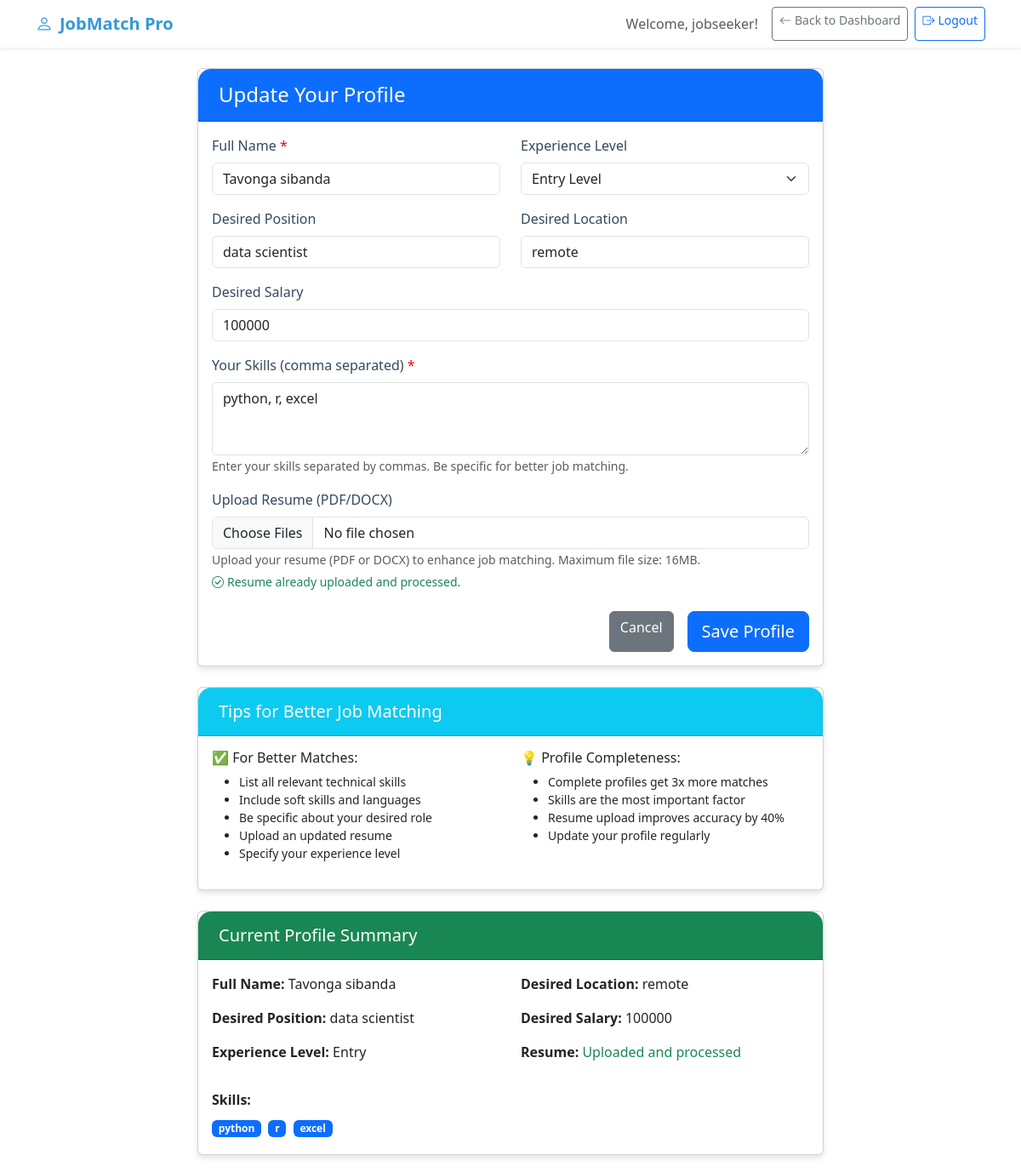
/job-seeker/profile (signed in), run on the app's committed database.
### app.py (models this page shows)
class JobSeekerProfile(db.Model):
    id = db.Column(db.Integer, primary_key=True)
    user_id = db.Column(db.Integer, db.ForeignKey('user.id'), nullable=False)
    full_name = db.Column(db.String(200), nullable=False)
    resume_text = db.Column(db.Text)
    skills = db.Column(db.Text)
    desired_position = db.Column(db.String(200))
    desired_location = db.Column(db.String(100))
    desired_salary = db.Column(db.String(100))
    experience_level = db.Column(db.String(50))
    created_at = db.Column(db.DateTime, default=datetime.utcnow)
    user = db.relationship('User', backref=db.backref('profile', uselist=False))

### app.py (the view, shortened to what this page needs)
@app.route('/job-seeker/profile', methods=['GET', 'POST'])
def job_seeker_profile():
    if 'user_id' not in session or session['user_type'] != 'job_seeker':
        return redirect(url_for('index'))
    profile = JobSeekerProfile.query.filter_by(user_id=session['user_id']).first()
    form = JobSeekerProfileForm()
    if profile:
        form.full_name.data = profile.full_name
        form.skills.data = profile.skills
        form.desired_position.data = profile.desired_position
        form.desired_location.data = profile.desired_location
        form.desired_salary.data = profile.desired_salary
        form.experience_level.data = profile.experience_level
    return render_template('job_seeker_profile.html', form=form, profile=profile)

### app.py
class JobSeekerProfileForm(FlaskForm):
    full_name = StringField('Full Name', validators=[DataRequired()])
    skills = TextAreaField('Your Skills (comma separated)', validators=[DataRequired()])
    desired_position = StringField('Desired Position')
    desired_location = StringField('Desired Location')
    desired_salary = StringField('Desired Salary')
    experience_level = SelectField('Experience Level', choices=[('', 'Select Experience'), ('Entry', 'Entry Level'), ('Mid', 'Mid Level'), ('Senior', 'Senior Level')])
    resume_file = MultipleFileField('Upload Resume (PDF/DOCX)')
    submit = SubmitField('Save Profile')

### templates/job_seeker_profile.html (shortened to what this page needs)
<!DOCTYPE html>
<html lang="en">
<head>
    <link rel="stylesheet" href="{{ url_for('static', filename='css/style.css') }}">
    <link href="https://cdn.jsdelivr.net/npm/bootstrap@5.3.0/dist/css/bootstrap.min.css" rel="stylesheet">
    <link rel="stylesheet" href="https://cdn.jsdelivr.net/npm/bootstrap-icons@1.10.0/font/bootstrap-icons.css">
</head>
<body>
    <nav class="navbar navbar-expand-lg navbar-light bg-white shadow-sm">
        <div class="container">
            <a class="navbar-brand" href="{{ url_for('job_seeker_dashboard') }}">
                <i class="bi bi-person me-2"></i>JobMatch Pro
            </a>
            <div class="navbar-nav ms-auto">
                <span class="navbar-text user-welcome me-3">
                    Welcome, {{ session.user_name }}!
                </span>
                <a href="{{ url_for('job_seeker_dashboard') }}" class="btn btn-outline-secondary btn-sm me-2">
                    <i class="bi bi-arrow-left me-1"></i>Back to Dashboard
                </a>
                <a href="{{ url_for('logout') }}" class="btn btn-outline-primary btn-sm">
                    <i class="bi bi-box-arrow-right me-1"></i>Logout
                </a>
            </div>
        </div>
    </nav>
    <div class="container mt-4">
        <div class="row justify-content-center">
            <div class="col-lg-8">
                <div class="card dashboard-card">
                    <div class="card-header bg-primary text-white">
                        <h2 class="h4 mb-0">
                            {% if profile %}Update{% else %}Complete{% endif %} Your Profile
                        </h2>
                    </div>
                    <div class="card-body">
                        <form method="POST" enctype="multipart/form-data">
                            <div class="row">
                                <div class="col-md-6 mb-3">
                                    {{ form.full_name.label(class="form-label required-field") }}
                                    {{ form.full_name(class="form-control", placeholder="Enter your full name") }}
                                </div>
                                <div class="col-md-6 mb-3">
                                    {{ form.experience_level.label(class="form-label") }}
                                    {{ form.experience_level(class="form-select") }}
                                </div>
                            </div>
                            <div class="row">
                                <div class="col-md-6 mb-3">
                                    {{ form.desired_position.label(class="form-label") }}
                                    {{ form.desired_position(class="form-control", placeholder="e.g., Senior Developer, Project Manager") }}
                                </div>
                                <div class="col-md-6 mb-3">
                                    {{ form.desired_location.label(class="form-label") }}
                                    {{ form.desired_location(class="form-control", placeholder="e.g., New York, NY or Remote") }}
                                </div>
                            </div>
                            <div class="mb-3">
                                {{ form.desired_salary.label(class="form-label") }}
                                {{ form.desired_salary(class="form-control", placeholder="e.g., $80,000 - $100,000") }}
                            </div>
                            <div class="mb-3">
                                {{ form.skills.label(class="form-label required-field") }}
                                {{ form.skills(class="form-control", rows=3, placeholder="e.g., Python, JavaScript, Project Management, Data Analysis, Communication") }}
                                <small class="text-muted">Enter your skills separated by commas. Be specific for better job matching.</small>
                            </div>
                            <div class="mb-4">
                                {{ form.resume_file.label(class="form-label") }}
                                {{ form.resume_file(class="form-control") }}
                                <small class="text-muted">
                                    Upload your resume (PDF or DOCX) to enhance job matching. Maximum file size: 16MB.
                                </small>
                                {% if profile and profile.resume_text %}
                                <div class="form-text text-success">
                                    <i class="bi bi-check-circle me-1"></i>Resume already uploaded and processed.
                                </div>
                                {% endif %}
                            </div>
                            <div class="d-grid gap-2 d-md-flex justify-content-md-end">
                                <a href="{{ url_for('job_seeker_dashboard') }}" class="btn btn-secondary me-md-2">Cancel</a>
                                {{ form.submit(class="btn btn-primary btn-lg") }}
                            </div>
                        </form>
                    </div>
                </div>
                <div class="card dashboard-card mt-4">
                    <div class="card-header bg-info text-white">
                        <h3 class="h5 mb-0">Tips for Better Job Matching</h3>
                    </div>
                    <div class="card-body">
                        <div class="row">
                            <div class="col-md-6">
                                <h6>✅ For Better Matches:</h6>
                                <ul class="small">
                                    <li>List all relevant technical skills</li>
                                    <li>Include soft skills and languages</li>
                                    <li>Be specific about your desired role</li>
                                    <li>Upload an updated resume</li>
                                    <li>Specify your experience level</li>
                                </ul>
                            </div>
                            <div class="col-md-6">
                                <h6>💡 Profile Completeness:</h6>
                                <ul class="small">
                                    <li>Complete profiles get 3x more matches</li>
                                    <li>Skills are the most important factor</li>
                                    <li>Resume upload improves accuracy by 40%</li>
                                    <li>Update your profile regularly</li>
                                </ul>
                            </div>
                        </div>
                    </div>
                </div>
                {% if profile %}
                <div class="card dashboard-card mt-4">
                    <div class="card-header bg-success text-white">
                        <h3 class="h5 mb-0">Current Profile Summary</h3>
                    </div>
                    <div class="card-body">
                        <div class="row">
                            <div class="col-md-6">
                                <p><strong>Full Name:</strong> {{ profile.full_name }}</p>
                                <p><strong>Desired Position:</strong> {{ profile.desired_position or 'Not specified' }}</p>
                                <p><strong>Experience Level:</strong> {{ profile.experience_level or 'Not specified' }}</p>
                            </div>
                            <div class="col-md-6">
                                <p><strong>Desired Location:</strong> {{ profile.desired_location or 'Not specified' }}</p>
                                <p><strong>Desired Salary:</strong> {{ profile.desired_salary or 'Not specified' }}</p>
                                <p><strong>Resume:</strong>
                                    {% if profile.resume_text %}
                                    <span class="text-success">Uploaded and processed</span>
                                    {% else %}
                                    <span class="text-warning">Not uploaded</span>
                                    {% endif %}
                                </p>
                            </div>
                        </div>
                        <div class="row mt-3">
                            <div class="col-12">
                                <strong>Skills:</strong>
                                <div class="mt-2">
                                    {% for skill in profile.skills.split(',') %}
                                    <span class="badge bg-primary me-1 mb-1">{{ skill.strip() }}</span>
                                    {% endfor %}
                                </div>
                            </div>
                        </div>
                    </div>
                </div>
                {% endif %}
            </div>
        </div>
    </div>
</body>
</html>

### static/css/style.css (style rules this page uses)
:root { --primary-color: #3498db; --secondary-color: #2c3e50; --success-color: #27ae60; --warning-color: #f39c12; --danger-color: #e74c3c; --light-color: #ecf0f1; --dark-color: #34495e; }
* { margin: 0; padding: 0; box-sizing: border-box; }
body { font-family: 'Segoe UI', Tahoma, Geneva, Verdana, sans-serif; background-color: #f8f9fa; line-height: 1.6; color: #333; }
.navbar { box-shadow: 0 2px 10px rgba(0, 0, 0, 0.1); }
.navbar-brand { font-weight: bold; font-size: 1.5rem; color: var(--primary-color) !important; }
.user-welcome { font-weight: 500; color: var(--dark-color); }
.dashboard-card { border: none; border-radius: 15px; box-shadow: 0 4px 6px rgba(0, 0, 0, 0.1); transition: all 0.3s ease; margin-bottom: 20px; overflow: hidden; }
.dashboard-card .card-header { border-radius: 15px 15px 0 0 !important; font-weight: 600; padding: 1rem 1.5rem; }
.required-field::after { content: " *"; color: red; }
.form-control, .form-select { border-radius: 8px; border: 1px solid #dee2e6; padding: 10px 15px; transition: all 0.3s ease; }
.form-label { font-weight: 500; color: var(--dark-color); margin-bottom: 0.5rem; }
.btn { border-radius: 8px; padding: 10px 20px; font-weight: 500; transition: all 0.3s ease; border: none; }
.btn-primary { background-color: var(--primary-color); }
.btn-outline-primary { border: 2px solid var(--primary-color); color: var(--primary-color); }
.badge { font-size: 0.75em; padding: 0.5em 0.75em; border-radius: 20px; }
.text-success { color: var(--success-color) !important; }
.bg-primary { background-color: var(--primary-color) !important; }
.bg-success { background-color: var(--success-color) !important; }
.shadow-sm { box-shadow: 0 0.125rem 0.25rem rgba(0, 0, 0, 0.075) !important; }

### data on the page
JobSeekerProfile: full_name "Tavonga sibanda", experience_level "Entry Level", desired_position "data scientist", desired_location "remote", desired_salary "100000", skills "python, r, excel", experience_level "Entry"

### other printed values
{{ session.user_name }} "jobseeker"
{{ skill.strip() }} "python" "r" "excel"
